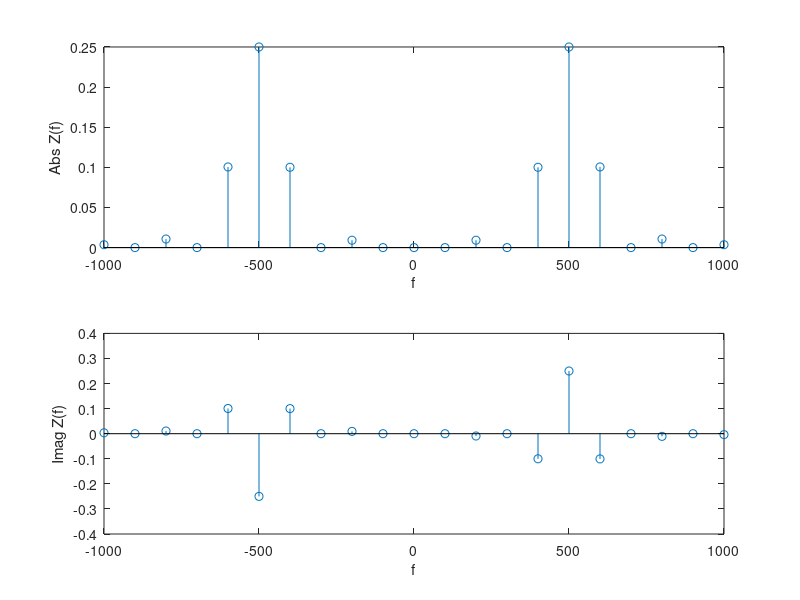

MATLAB code for this plot:
T0 = 1/100;

%---- Ejercicio 1 ----%

%-a)-%
%{
f = -2000:2000;

X_f = 1j*(T0/4).*((sinc((T0/2)*(f + 5/T0))).^2 - (sinc((T0/2)*(f-5/T0))).^2);

subplot(2,1,1)
plot(f,abs(X_f));
title('Funcion |X(f)|');
xlabel('f');
ylabel('Abs X(f)');

subplot(2,1,2)
plot(f,imag(X_f));
title('Funcion Im X(f)');
xlabel('f');
ylabel('Imag X(f)');
%}

%-b)-%
%{
k = -10:10;

C_k = (1j/4)*(sinc(k/2+ 5/2).^2 - sinc(k/2 - 5/2).^2);

subplot(2,1,1)
stem(k/T0,abs(C_k));
xlabel('f');
ylabel('Abs Y(f)');

subplot(2,1,2)
stem(k/T0,imag(C_k));
xlabel('f');
ylabel('Imag Y(f)');
%}

%-c)-%

k = -10:10;

C_k = (1j/4)*(sinc(k/2+ 5/2).^2 - sinc(k/2 - 5/2).^2).*exp(-1j*2*pi*(k/2));

subplot(2,1,1)
stem(k/T0,abs(C_k));
xlabel('f');
ylabel('Abs Z(f)');

subplot(2,1,2)
stem(k/T0,imag(C_k));
xlabel('f');
ylabel('Imag Z(f)');


%---- Ejercicio 2 ----%

%-a)-%
%{
A = 1;
tao=1
f0 = 10000;
t = -4:1/102:4;
Xm_t= A.*((sinc(t/tao)).^2).*cos(2*pi*f0*t);

subplot(1,1,1)
plot(t,Xm_t);
xlabel('f');
ylabel('Abs Y(f)');
%}



%{
X1 = A*(tao^2)*(f-f0)+A*tao;
X2 = -A*(tao^2)*(f-f0)+A*tao;
X3 = A*(tao^2)*(f+f0)+A*tao;
X4 = -A*(tao^2)*(f+f0)+A*tao;

A = 1;
tao=1
f0 = 1000;
f = -1000:1000;
Xm_f = piecewise(-1/tao+f0<f<f0,X1,f0<f<(1/tao)+f0,X2,-1/tao-f0<f<-f0, X3,-f0<f<(1/tao)-f0,X4)


%}

